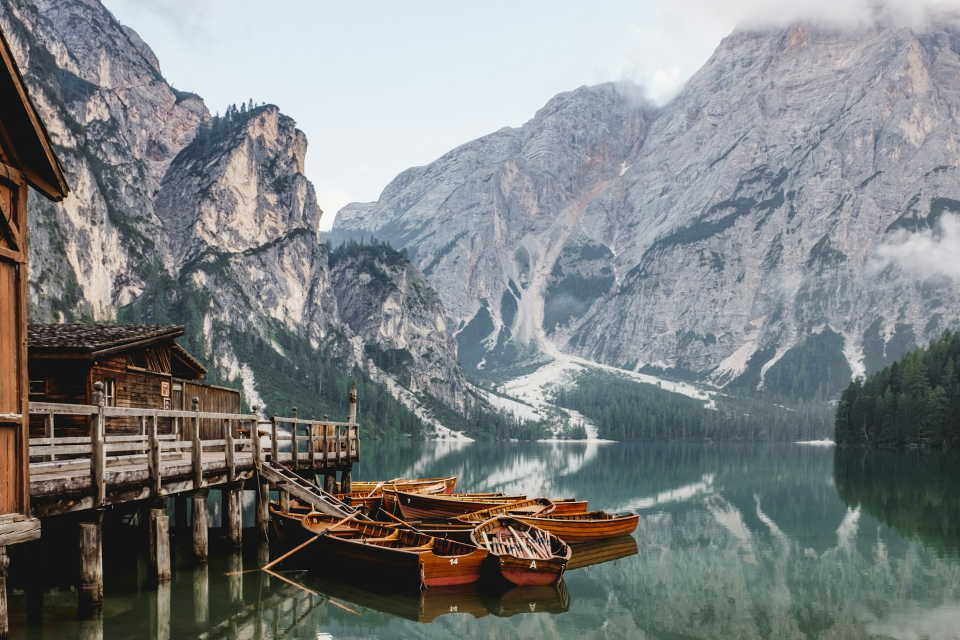
#> input picture images/hero-water.jpg, 1920 x 1280 px (shown at 1/2 size)
$ python make-social-card.py
#> lines starting #> are read from the running program, lines starting #| are printed output that depends on the picture
"""
Build a 1200x630 Open Graph social share card:
  hero water photo -> dark brand overlay -> centered white logo + tagline.

Usage:  python make-social-card.py
Output: ../images/social-card.jpg
"""
from pathlib import Path
from PIL import Image, ImageDraw, ImageFont, ImageFilter

IMAGES = Path(__file__).resolve().parent.parent / "images"
W, H = 1200, 630
TAN = (198, 172, 143)


def load_font(size, bold=True):
    # Try common Windows fonts; fall back to PIL default.
    candidates = [
        r"C:\Windows\Fonts\poppins-semibold.ttf",
        r"C:\Windows\Fonts\segoeuisemibold.ttf",
        r"C:\Windows\Fonts\segoeuib.ttf" if bold else r"C:\Windows\Fonts\segoeui.ttf",
        r"C:\Windows\Fonts\arialbd.ttf" if bold else r"C:\Windows\Fonts\arial.ttf",
    ]
    for c in candidates:
        if Path(c).exists():
            return ImageFont.truetype(c, size)
    return ImageFont.load_default()


def main():
    # 1. background: hero water, cover-cropped to 1200x630
    bg = Image.open(IMAGES / "hero-water.jpg").convert("RGB")
#> bg is the input picture: PIL image 1920x1280 RGB; mean R, G, B 126.4, 129.8, 130
    scale = max(W / bg.width, H / bg.height)
#> scale = 0.625
    bg = bg.resize((int(bg.width * scale), int(bg.height * scale)), Image.LANCZOS)
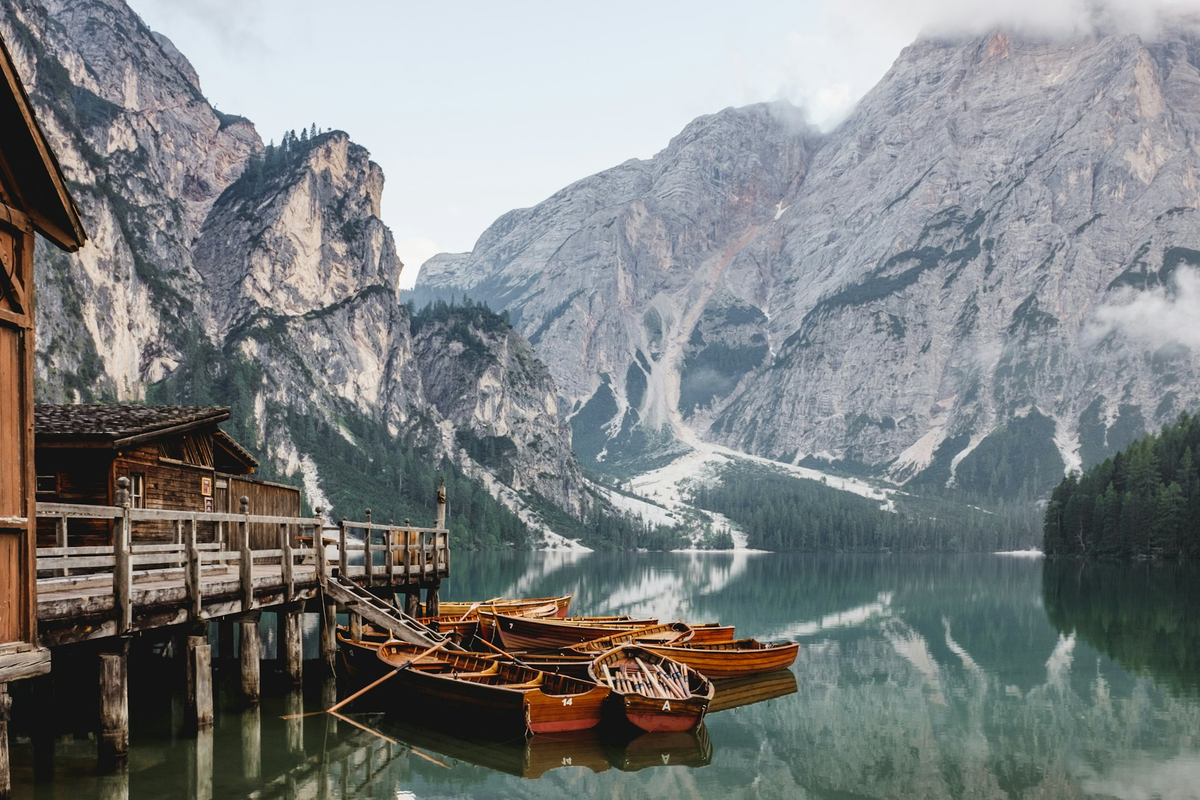
#> bg: PIL image 1200x800 RGB; mean R, G, B 126.4, 129.8, 130
    left = (bg.width - W) // 2
#> left = 0
    top = (bg.height - H) // 2
#> top = 85
    bg = bg.crop((left, top, left + W, top + H))
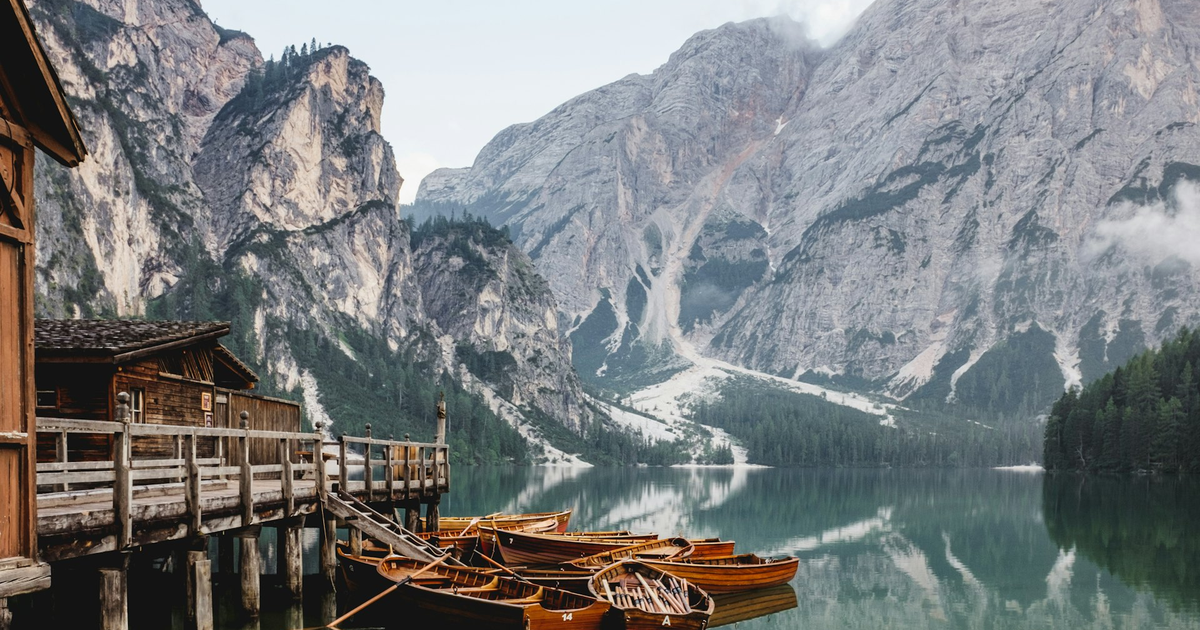
#> bg: PIL image 1200x630 RGB; mean R, G, B 123.2, 125.6, 126.6

    # 2. dark overlay for legibility (vertical gradient, darker at bottom)
    overlay = Image.new("L", (1, H))
    for y in range(H):
        overlay.putpixel((0, y), int(150 + 70 * (y / H)))  # 150..220 alpha
    overlay = overlay.resize((W, H))
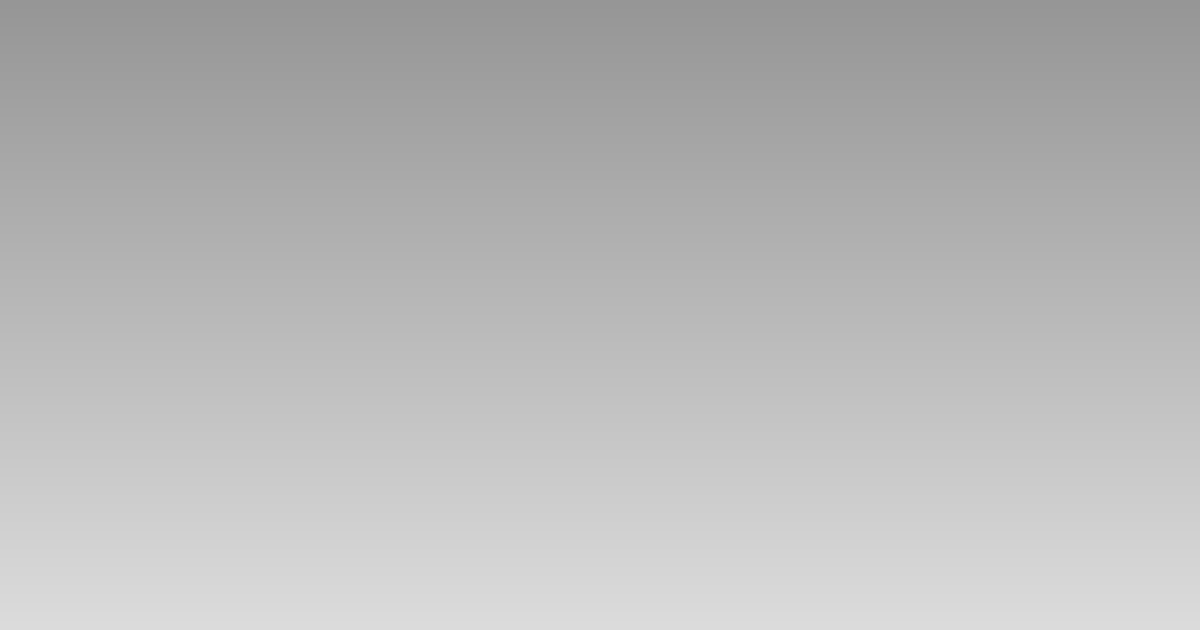
#> overlay: PIL image 1200x630 L; min 150, max 219, mean 184.5
    dark = Image.new("RGB", (W, H), (0, 0, 0))
#> dark: PIL image 1200x630 RGB; every value is 0
    bg = Image.composite(dark, bg, overlay)
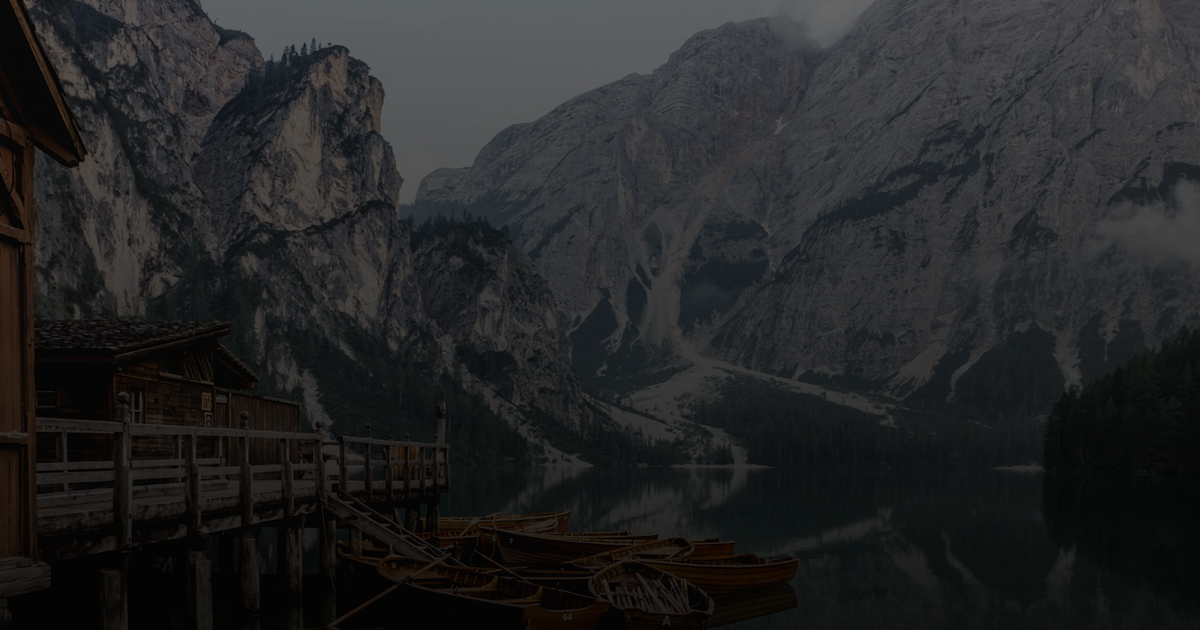
#> bg: PIL image 1200x630 RGB; mean R, G, B 36.5, 37.3, 38.1

    draw = ImageDraw.Draw(bg)

    # 3. logo (stacked, transparent white) centered upper area
#> (the run stopped early here; a loop or call above may not have finished)

$ run again, with images/darren.jpg copied over images/hero-water.jpg
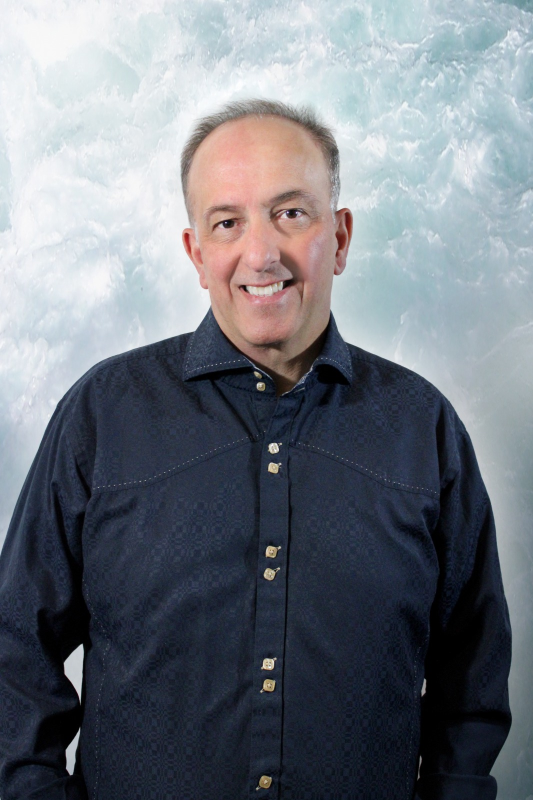
#> input picture images/darren.jpg, 1066 x 1600 px (shown at 1/2 size)
#> in main, bg is the input picture: PIL image 1066x1600 RGB; mean R, G, B 113.3, 118.5, 126.7
#> in main, `bg = bg.crop((left, top, left + W, top + H))`:
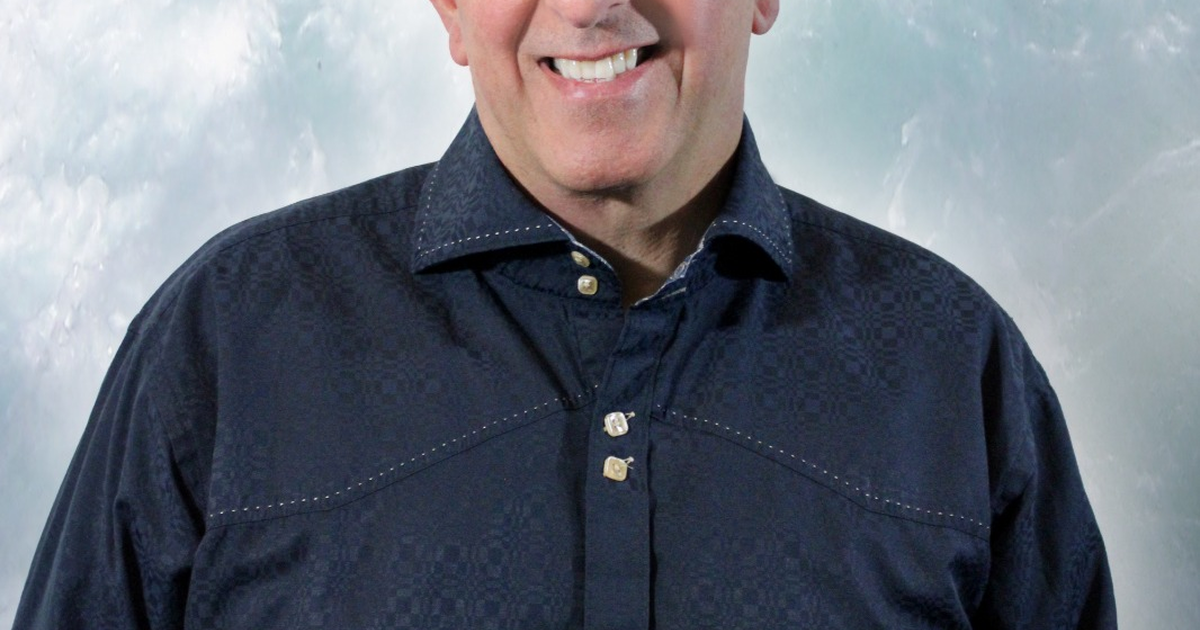
#> bg: PIL image 1200x630 RGB; mean R, G, B 105, 110.6, 121
#> dark: PIL image 1200x630 RGB; every value is 0
#> in main, `bg = Image.composite(dark, bg, overlay)`:
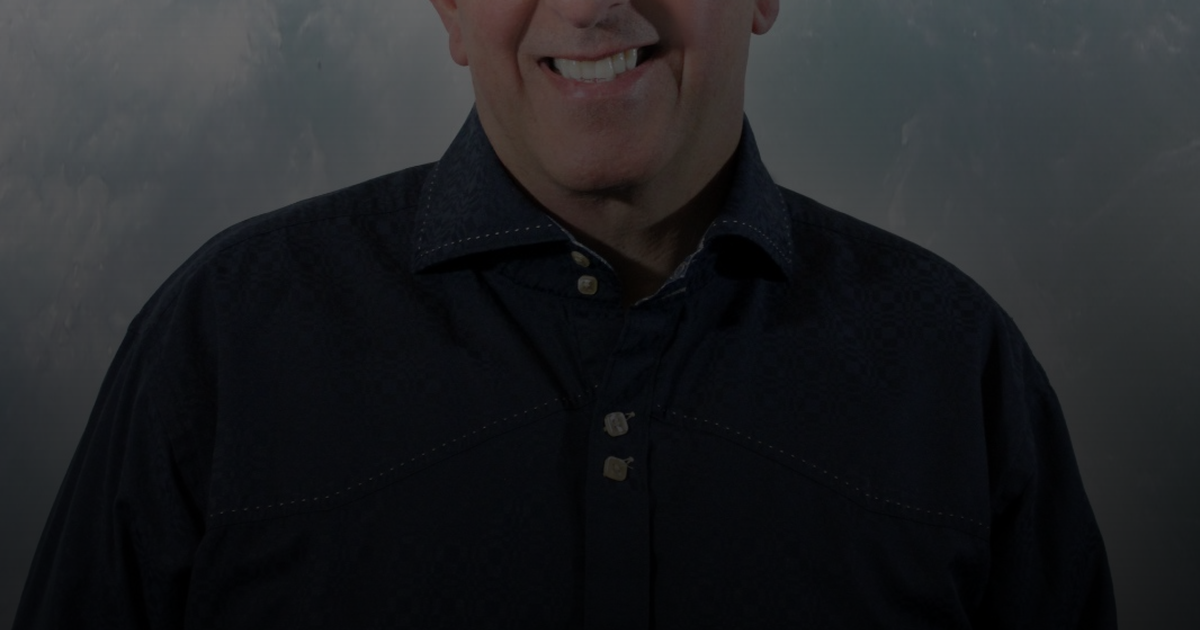
#> bg: PIL image 1200x630 RGB; mean R, G, B 33.2, 34.6, 37.1
